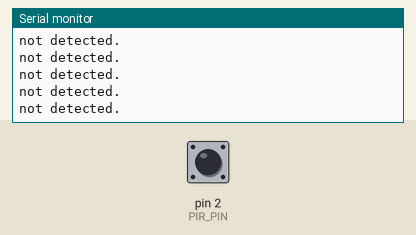
Simulated run of this sketch. Board: Arduino Uno, built with avr-gcc and run on an emulated ATmega328P. On the bench: the last lines printed to the serial monitor. The test bench sets the inputs (shaded band); at power-on: pin 2 (PIR_PIN) LOW.

Above: at 11.2 s.
11.3 s: pin 2 (PIR_PIN) driven HIGH
At 12.4 s:
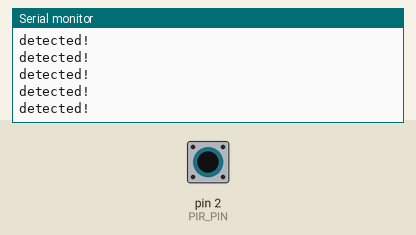
13.2 s: pin 2 (PIR_PIN) driven LOW
At 14.1 s:
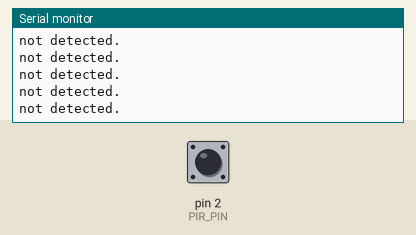
16.2 s: pin 2 (PIR_PIN) driven HIGH
At 16.8 s:
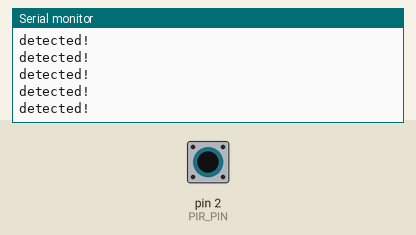
19.2 s: pin 2 (PIR_PIN) pulsed LOW 2 times (0.12 s each, 0.3 s apart)
22.8 s: pin 2 (PIR_PIN) pulsed LOW 5 times (0.12 s each, 0.3 s apart)
27.3 s: pin 2 (PIR_PIN) driven LOW
At 28.0 s:
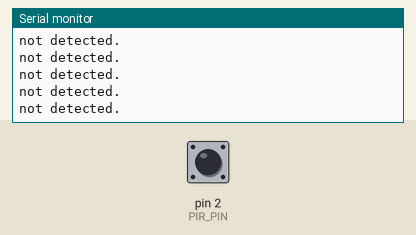

Measured:
- after the input at 11.3 s, the serial monitor: prints a new line after 0.08 s (image 1)
- after the input at 27.3 s, the serial monitor: prints a new line after 0.07 s (image 4)

The sketch:

PIR.ino
```cpp
#define PIR_PIN 2
#define CALIBRATION_TIME_SEC 10

void setup(){
  pinMode(PIR_PIN,INPUT);
  Serial.begin(9600);

  //give the sensor some time to calibrate
  Serial.print("Calibrating sensor... ");
  for(int i = 0; i < CALIBRATION_TIME_SEC; i++){
    Serial.print(".");
    delay(1000);
  }
  Serial.println(" done");
  Serial.println("PIR SENSOR READY.");
  delay(50);
}

void loop(){
  //delay(500);
  int current = digitalRead(PIR_PIN);
  if (current) {
    Serial.println("detected!");
  } else {
    Serial.println("not detected.");
  }
};
```
